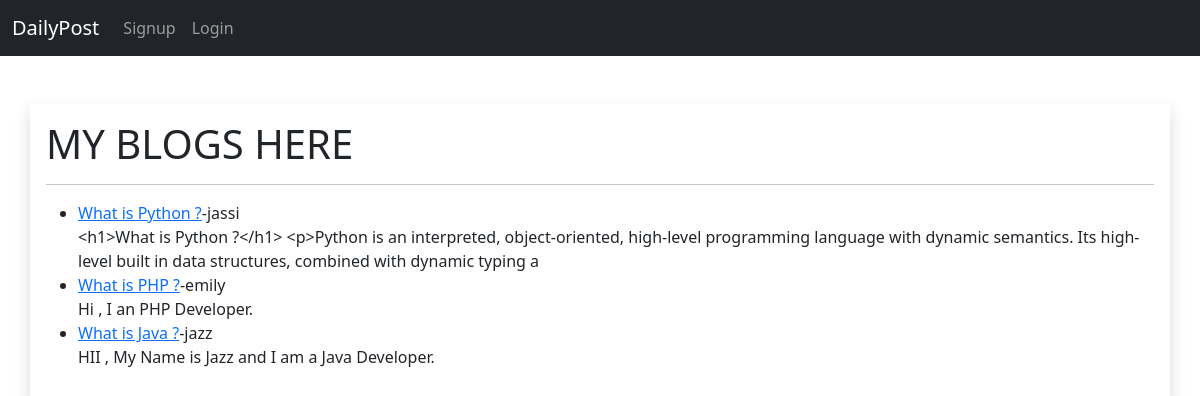
The page / on the database its author committed.
### app/models.py (models this page shows, shortened)
class Blog(models.Model):
    title = models.CharField(max_length=255)
    author = models.ForeignKey(User, on_delete=models.CASCADE)
    content = models.TextField()
    created_at = models.DateTimeField(auto_now_add=True)

### app/views.py (the view)
# urls.py: 2. Add a URL to urlpatterns:  path('', Home.as_view(), name='home')
class Home(ListView):
    model = Blog
    template_name = "index/home.html"
    ordering = ['-id']

### app/templates/index/home.html (shortened to what this page needs)
{% extends 'base/base.html' %}
{% block content %}
<div class="container col-lg-12 shadow p-3 mx-auto mt-5">
    <h1>MY BLOGS HERE </h1>
    <hr>
    <div class="row">
        <div class="col-lg-12 mx-auto">
            <form  method="POST">
                <ul>
                {% for post in object_list %}
                <li><a href="{% url 'blogdetail' post.pk %}">{{post.title}}</a>-{{post.author}}
                     <br>
                     {{post.content | slice:":200"}}<br></li>
                     {% endfor %}
            </ul>
            </form>
        </div>
    </div>
</div>
{% endblock content %}

### app/templates/base/base.html (shortened to what this page needs)
<!doctype html>
<html lang="en">
  <head>
    <link href="https://cdn.jsdelivr.net/npm/bootstrap@5.3.1/dist/css/bootstrap.min.css" rel="stylesheet">
  </head>
  <body>
     <nav class="navbar navbar-expand-lg navbar-dark bg-dark">
      <div class="container-fluid">
        <a class="navbar-brand" href="#">DailyPost</a>
        <div class="collapse navbar-collapse" id="navbarSupportedContent">
          <ul class="navbar-nav me-auto mb-2 mb-lg-0">
          {% if user.is_authenticated %}
            <li class="nav-item">
              <a class="nav-link active" aria-current="page" href="/">Home</a>
            </li>
            <li class="nav-item">
              <a class="nav-link" aria-current="page" href="/addblog">Add Blog</a>
            </li>
            <li class="nav-item">
              <a class="nav-link" aria-current="page" href="{% url 'logout' %}">Logout</a>
            </li>
            {% else %}
            <li class="nav-item">
              <a class="nav-link" aria-current="page" href="{% url 'user_signup' %}">Signup</a>
            </li>
            <li class="nav-item">
              <a class="nav-link" aria-current="page" href="{% url 'login' %}">Login</a>
            </li>
            {% endif %}
          </ul>
        </div>
      </div>
    </nav>
    {% block content %} {% endblock content %}
  </body>
</html>

### rows shown on the page
Blog: title "What is Python ?", author "jassi", content "<h1>What is Python ?</h1> <p>Python is an interpreted, object-oriented, high-level programming language with dynamic semantics. Its high-level built in data structures, combined with dynamic typing a"
Blog: title "What is PHP ?", author "emily", content "Hi , I an PHP Developer."
Blog: title "What is Java ?", author "jazz", content "HII , My Name is Jazz and I am a Java Developer."
